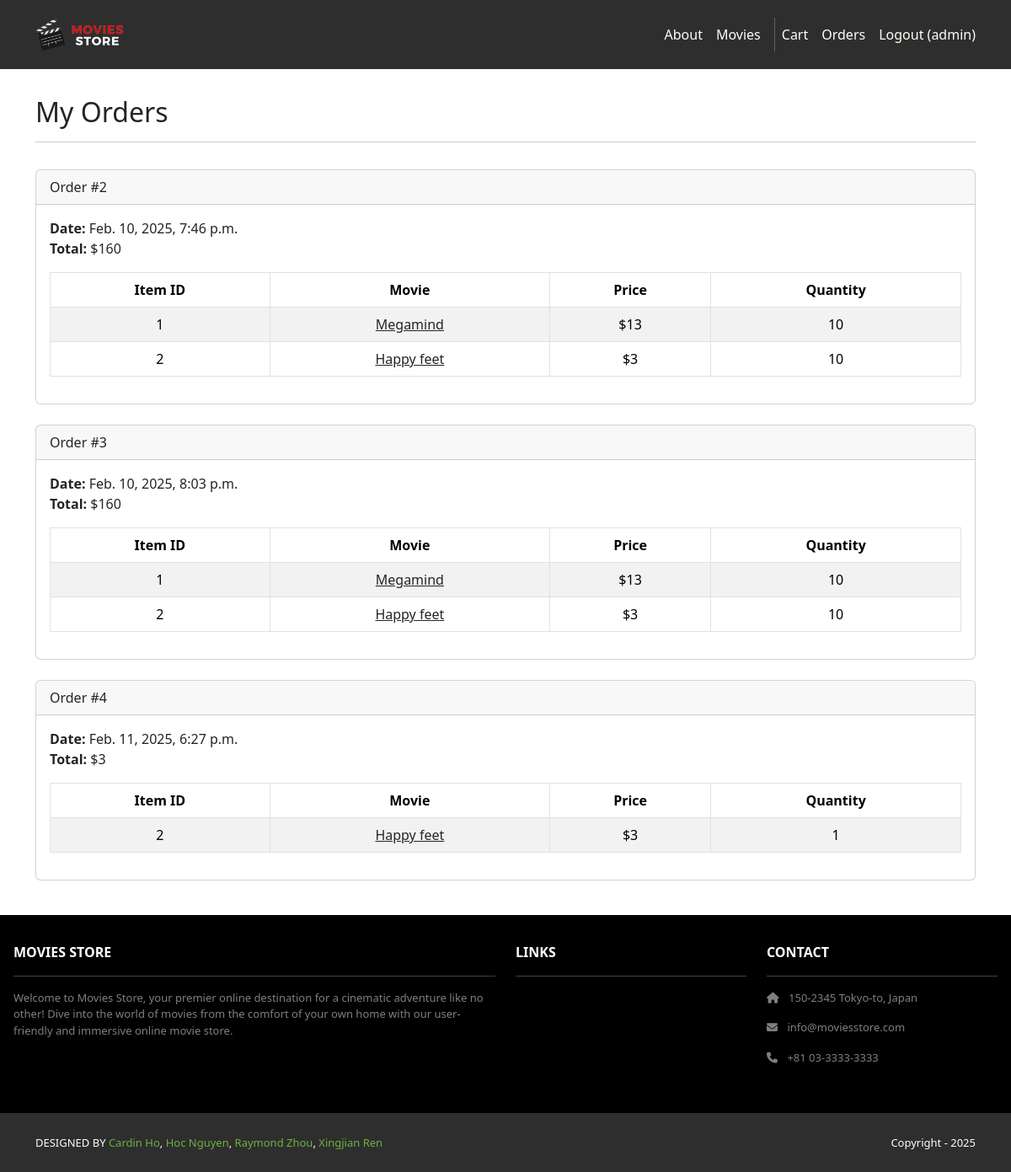
Screenshot of /accounts/orders (signed in) with the database file from the repository.
### cart/models.py (models this page shows, shortened)
class Order(models.Model):
    id = models.AutoField(primary_key=True)
    total = models.IntegerField()
    date = models.DateTimeField(auto_now_add=True)
    user = models.ForeignKey(User,
    on_delete=models.CASCADE)

class Item(models.Model):
    id = models.AutoField(primary_key=True)
    price = models.IntegerField()
    quantity = models.IntegerField()
    order = models.ForeignKey(Order,
    on_delete=models.CASCADE)
    movie = models.ForeignKey(Movie,
    on_delete=models.CASCADE)

### movies/models.py (models this page shows, shortened)
class Movie(models.Model):
    id = models.AutoField(primary_key=True)
    name = models.CharField(max_length=255)
    price = models.IntegerField()
    description = models.TextField()
    image = models.ImageField(upload_to='movie_images/')

### accounts/views.py (the view)
# urls.py: path('orders', views.orders, name='accounts.orders'),
@login_required
def orders(request):
    template_data = {}
    template_data['title'] = 'Orders'
    template_data['orders'] = request.user.order_set.all()
    return render(request, 'accounts/orders.html', {'template_data': template_data})

### accounts/templates/accounts/orders.html
{% extends 'base.html' %}
{% block content %}
<div class="p-3">
    <div class="container">
        <div class="row mt-3">
            <div class="col mx-auto mb-3">
                <h2>My Orders</h2>
                <hr />
            </div>
        </div>
        {% for order in template_data.orders %}
        <div class="card mb-4">
            <div class="card-header">
                Order #{{ order.id }}
            </div>
            <div class="card-body">
                <b>Date:</b> {{ order.date }}<br />
                <b>Total:</b> ${{ order.total }}<br />
                <table class="table table-bordered table-striped text-center mt-3">
                    <thead>
                    <tr>
                        <th scope="col">Item ID</th>
                        <th scope="col">Movie</th>
                        <th scope="col">Price</th>
                        <th scope="col">Quantity</th>
                    </tr>
                    </thead>
                    <tbody>
                    {% for item in order.item_set.all %}
                    <tr>
                        <td>{{ item.movie.id }}</td>
                        <td>
                            <a class="link-dark" href="{% url 'movies.show' id=item.movie.id %}">
                                {{ item.movie.name }}
                            </a>
                        </td>
                        <td>${{ item.movie.price }}</td>
                        <td>{{ item.quantity }}</td>
                    </tr>
                    {% endfor %}
                    </tbody>
                </table>
            </div>
        </div>
        {% endfor %}
    </div>
</div>
{% endblock content %}

### MoviesStore/templates/base.html (shortened to what this page needs)
<!DOCTYPE html>
<html lang="en">
    {% load static %}
<head>
    <link href="https://cdn.jsdelivr.net/npm/bootstrap@5.3.3/dist/css/bootstrap.min.css" rel="stylesheet">
    <link rel="stylesheet" href="https://cdnjs.cloudflare.com/ajax/libs/font-awesome/6.1.1/css/all.min.css">
    <link rel="stylesheet" type="text/css" href="{% static 'css/style.css' %}">
</head>
<body class="d-flex flex-column min-vh-100">
    <nav class="p-3 navbar navbar-dark bg-dark navbar-expand-lg">
        <div class="container">
            <a class="navbar-brand" href="{% url 'home.index' %}">
                <img src="{% static 'img/logo.png' %}" alt="logo" height="40" />
            </a>
            <div class="collapse navbar-collapse" id="navbarNavAltMarkup">
                <div class="navbar-nav ms-auto navbar-ml">
                    <a class="nav-link" href="{% url 'home.about' %}">About</a>
                    <a class="nav-link" href="{% url 'movies.index' %}">Movies</a>
                </div>
               <a class="nav-link me-3" href="{% url 'cart.index' %}">Cart</a>
                {% if user.is_authenticated %}
                    <a class="nav-link me-3" href="{% url 'accounts.orders' %}">Orders </a>
                    <a class="nav-link" href="{% url 'accounts.logout' %}">Logout ({{ user.username }})</a>
                {% else %}
                <a class="nav-link me-3" href="{% url 'accounts.login' %}">Login</a>
                <a class="nav-link" href="{% url 'accounts.signup' %}">Sign Up</a>
                {% endif %}
            </div>
        </div>
    </nav>
    <main class="flex-grow-1">
        {% block content %}
        {% endblock content %}
    </main>
    <footer>
        <section class="p-3 ms-footer d-none d-md-block">
            <div class="page-container">
                <div class="row mt-3 text-white">
                    <div class="col-md-6 col-lg-6 col-xl-6 mx-auto mb-4">
                        <b>MOVIES STORE</b>
                        <hr/>
                        <p>
                            Welcome to Movies Store, your premier online destination for a cinematic adventure like no other!
                            Dive into the world of movies from the comfort of your own home with our user-friendly and immersive
                            online movie store.
                        </p>
                    </div>
                    <div class="col-md-3 col-lg-3 col-xl-3 mx-auto mb-4">
                        <b>LINKS</b>
                        <hr />
                    </div>
                    <div class="col-md-3 col-lg-3 col-xl-3 mx-auto mb-4">
                        <b>CONTACT</b>
                        <hr />
                        <p>
                            <i class="fas fa-home me-2"></i>
                            150-2345 Tokyo-to, Japan
                        </p>
                        <p>
                            <i class="fas fa-envelope me-2"></i>
                            info@moviesstore.com
                        </p>
                        <p>
                            <i class="fas fa-phone me-2"></i>
                            +81 03-3333-3333
                        </p>
                    </div>
                </div>
            </div>
        </section>
        <section class="p-3 ms-footer-bottom bg-dark">
            <div class="container d-flex justify-content-between">
                <div class="me-5 text-white">
                    <span>DESIGNED BY
                        <a href=""
                           target="_blank">Cardin Ho</a>,
                        <a href=""
                           target="_blank">Hoc Nguyen</a>,
                        <a href=""
                           target="_blank">Raymond Zhou</a>,
                        <a href=""
                           target="_blank">Xingjian Ren</a>
                    </span>
                </div>
                <div class="text-white">
                    <span> Copyright - 2025</span>
                </div>
            </div>
        </section>
    </footer>
</body>
</html>

### MoviesStore/static/css/style.css (style rules this page uses)
.navbar a.nav-link { color: #FFFEF6 !important; }
.bg-dark { background-color: #2E2E2E !important; }
.ms-footer { background-color: black; }
.ms-footer p { color: #7F7F7F; font-size: 13px; }
.ms-footer-bottom span { font-size: 13px; line-height: 38px; }
.ms-footer-bottom a { color: #6ab43e; text-decoration: none; }
html, body { height: 100%; margin: 0; }
body { display: flex; flex-direction: column; }
main { flex: 1; }

### rows the page displays
Order: id "2", date "Feb. 10, 2025, 7:46 p.m.", total "160"
Item: movie.id "1", movie.name "Megamind", movie.price "13", quantity "10"
Item: movie.id "2", movie.name "Happy feet", movie.price "3", quantity "10"
Order: id "3", date "Feb. 10, 2025, 8:03 p.m.", total "160"
Item: movie.id "1", movie.name "Megamind", movie.price "13", quantity "10"
Item: movie.id "2", movie.name "Happy feet", movie.price "3", quantity "10"
Order: id "4", date "Feb. 11, 2025, 6:27 p.m.", total "3"
Item: movie.id "2", movie.name "Happy feet", movie.price "3", quantity "1"

### other values shown
{{ user.username }} "admin"
